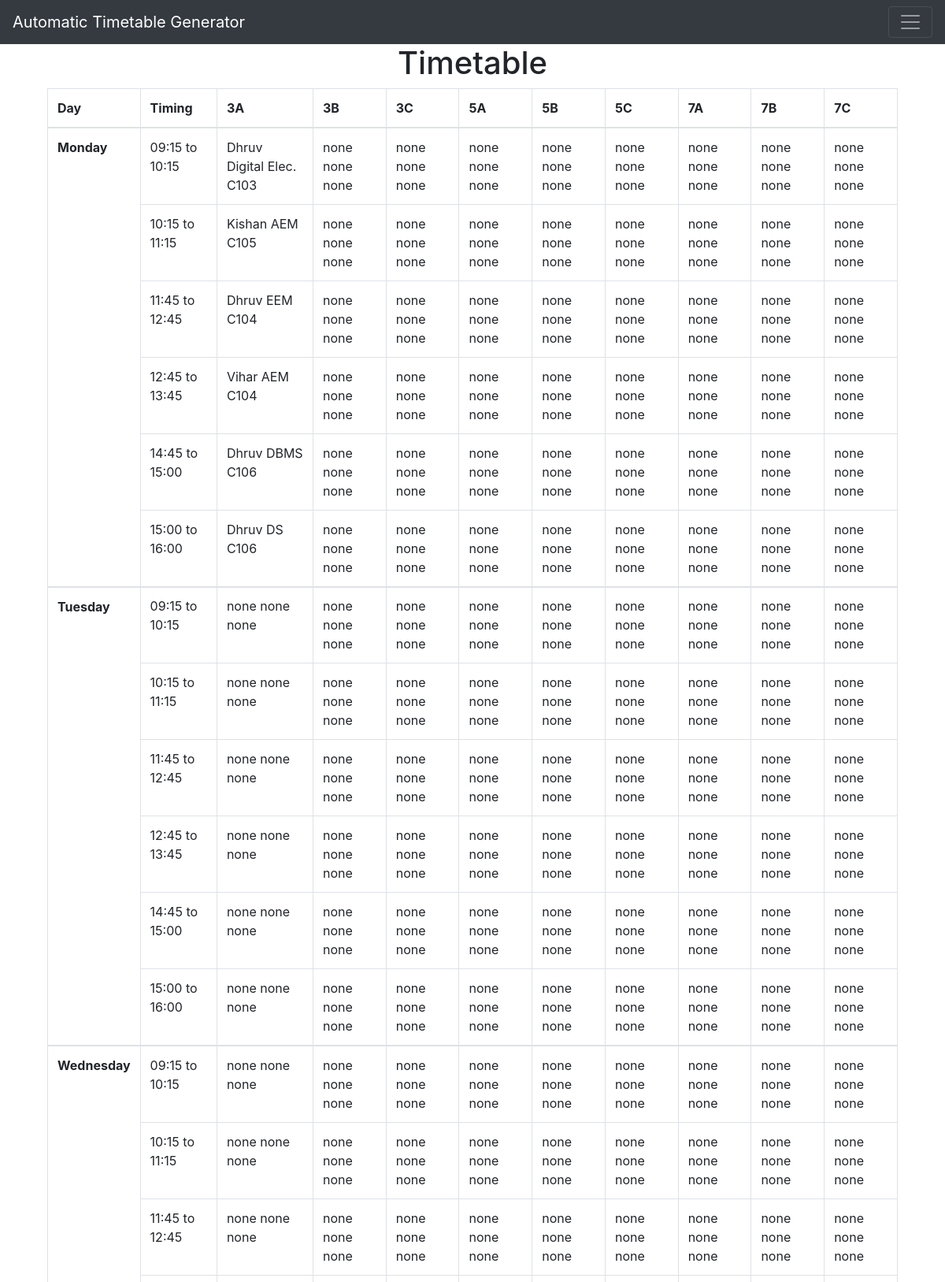
/view (upper part), run on the app's committed database.
### app.py (models this page shows, shortened)
class Time(db.Model):
    time_id = db.Column(db.Integer, primary_key=True)
    lec1 = db.Column(db.String(10), nullable=False, default='09:15')
    lec2 = db.Column(db.String(10), nullable=False, default='10:15')
    lec3 = db.Column(db.String(10), nullable=False, default='11:45')
    lec4 = db.Column(db.String(10), nullable=False, default='12:45')
    lec5 = db.Column(db.String(10), nullable=False, default='14:00')
    lec6 = db.Column(db.String(10), nullable=False, default='15:00')
    end_time = db.Column(db.String(10), nullable=False, default='11:15')
    recess1 = db.Column(db.String(10), nullable=False, default='13:45')
    recess2 = db.Column(db.String(10), nullable=False, default='16:00')

class Monday(db.Model):
    m_id = db.Column(db.Integer, primary_key=True)
    aclass3 = db.Column(db.String(40), nullable=False, default='none')
    afaculty3 = db.Column(db.String(40), nullable=False, default='none')
    asubject3 = db.Column(db.String(40), nullable=False, default='none')
    bclass3 = db.Column(db.String(40), nullable=False, default='none')
    bfaculty3 = db.Column(db.String(40), nullable=False, default='none')
    bsubject3 = db.Column(db.String(40), nullable=False, default='none')
    cclass3 = db.Column(db.String(40), nullable=False, default='none')
    cfaculty3 = db.Column(db.String(40), nullable=False, default='none')
    csubject3 = db.Column(db.String(40), nullable=False, default='none')
    aclass5 = db.Column(db.String(40), nullable=False, default='none')
    afaculty5 = db.Column(db.String(40), nullable=False, default='none')
    asubject5 = db.Column(db.String(40), nullable=False, default='none')
    bclass5= db.Column(db.String(40), nullable=False, default='none')
    bfaculty5= db.Column(db.String(40), nullable=False, default='none')
    bsubject5= db.Column(db.String(40), nullable=False, default='none')
    cclass5= db.Column(db.String(40), nullable=False, default='none')
    cfaculty5= db.Column(db.String(40), nullable=False, default='none')
    csubject5= db.Column(db.String(40), nullable=False, default='none')
    aclass7 = db.Column(db.String(40), nullable=False, default='none')
    afaculty7 = db.Column(db.String(40), nullable=False, default='none')
    asubject7 = db.Column(db.String(40), nullable=False, default='none')
    bclass7 = db.Column(db.String(40), nullable=False, default='none')
    bfaculty7 = db.Column(db.String(40), nullable=False, default='none')
    bsubject7 = db.Column(db.String(40), nullable=False, default='none')
    cclass7 = db.Column(db.String(40), nullable=False, default='none')
    cfaculty7 = db.Column(db.String(40), nullable=False, default='none')
    csubject7 = db.Column(db.String(40), nullable=False, default='none')

class Tuesday(db.Model):
    t_id = db.Column(db.Integer, primary_key=True)
    aclass3 = db.Column(db.String(40), nullable=False, default='none')
    afaculty3 = db.Column(db.String(40), nullable=False, default='none')
    asubject3 = db.Column(db.String(40), nullable=False, default='none')
    bclass3 = db.Column(db.String(40), nullable=False, default='none')
    bfaculty3 = db.Column(db.String(40), nullable=False, default='none')
    bsubject3 = db.Column(db.String(40), nullable=False, default='none')
    cclass3 = db.Column(db.String(40), nullable=False, default='none')
    cfaculty3 = db.Column(db.String(40), nullable=False, default='none')
    csubject3 = db.Column(db.String(40), nullable=False, default='none')
    aclass5 = db.Column(db.String(40), nullable=False, default='none')
    afaculty5 = db.Column(db.String(40), nullable=False, default='none')
    asubject5 = db.Column(db.String(40), nullable=False, default='none')
    bclass5= db.Column(db.String(40), nullable=False, default='none')
    bfaculty5= db.Column(db.String(40), nullable=False, default='none')
    bsubject5= db.Column(db.String(40), nullable=False, default='none')
    cclass5= db.Column(db.String(40), nullable=False, default='none')
    cfaculty5= db.Column(db.String(40), nullable=False, default='none')
    csubject5= db.Column(db.String(40), nullable=False, default='none')
    aclass7 = db.Column(db.String(40), nullable=False, default='none')
    afaculty7 = db.Column(db.String(40), nullable=False, default='none')
    asubject7 = db.Column(db.String(40), nullable=False, default='none')
    bclass7 = db.Column(db.String(40), nullable=False, default='none')
    bfaculty7 = db.Column(db.String(40), nullable=False, default='none')
    bsubject7 = db.Column(db.String(40), nullable=False, default='none')
    cclass7 = db.Column(db.String(40), nullable=False, default='none')
    cfaculty7 = db.Column(db.String(40), nullable=False, default='none')
    csubject7 = db.Column(db.String(40), nullable=False, default='none')

class Wednesday(db.Model):
    w_id = db.Column(db.Integer, primary_key=True)
    aclass3 = db.Column(db.String(40), nullable=False, default='none')
    afaculty3 = db.Column(db.String(40), nullable=False, default='none')
    asubject3 = db.Column(db.String(40), nullable=False, default='none')
    bclass3 = db.Column(db.String(40), nullable=False, default='none')
    bfaculty3 = db.Column(db.String(40), nullable=False, default='none')
    bsubject3 = db.Column(db.String(40), nullable=False, default='none')
    cclass3 = db.Column(db.String(40), nullable=False, default='none')
    cfaculty3 = db.Column(db.String(40), nullable=False, default='none')
    csubject3 = db.Column(db.String(40), nullable=False, default='none')
    aclass5 = db.Column(db.String(40), nullable=False, default='none')
    afaculty5 = db.Column(db.String(40), nullable=False, default='none')
    asubject5 = db.Column(db.String(40), nullable=False, default='none')
    bclass5= db.Column(db.String(40), nullable=False, default='none')
    bfaculty5= db.Column(db.String(40), nullable=False, default='none')
    bsubject5= db.Column(db.String(40), nullable=False, default='none')
    cclass5= db.Column(db.String(40), nullable=False, default='none')
    cfaculty5= db.Column(db.String(40), nullable=False, default='none')
    csubject5= db.Column(db.String(40), nullable=False, default='none')
    aclass7 = db.Column(db.String(40), nullable=False, default='none')
    afaculty7 = db.Column(db.String(40), nullable=False, default='none')
    asubject7 = db.Column(db.String(40), nullable=False, default='none')
    bclass7 = db.Column(db.String(40), nullable=False, default='none')
    bfaculty7 = db.Column(db.String(40), nullable=False, default='none')
    bsubject7 = db.Column(db.String(40), nullable=False, default='none')
    cclass7 = db.Column(db.String(40), nullable=False, default='none')
    cfaculty7 = db.Column(db.String(40), nullable=False, default='none')
    csubject7 = db.Column(db.String(40), nullable=False, default='none')

### app.py (the view)
@app.route('/view', methods=['GET','POST'])
def view():
    timing = Time.query.order_by(Time.time_id).all()
    monday_subjects = Monday.query.order_by(Monday.m_id).all()
    tuesday_subjects = Tuesday.query.order_by(Tuesday.t_id).all()
    wednesday_subjects = Wednesday.query.order_by(Wednesday.w_id).all()
    thursday_subjects = Thursday.query.order_by(Thursday.th_id).all()
    friday_subjects = Friday.query.order_by(Friday.f_id).all()
    return render_template('view.html', mondays = monday_subjects, tuesdays = tuesday_subjects, wednesdays = wednesday_subjects , thursdays = thursday_subjects, fridays = friday_subjects, times = timing)

### templates/view.html (shortened to what this page needs)
{% extends 'base.html' %}
{% block body %}
<div class="container">
    <h1 style="text-align:center" >Timetable</h1>
</div>
<form action="/view" method="post">
    <div class="container">
        <table class="table table-bordered">
            <thead>
              <tr>
                <th>Day</th>
                <th>Timing</th>
                <th>3A</th>
                <th>3B</th>
                <th>3C</th>
                <th>5A</th>
                <th>5B</th>
                <th>5C</th>
                <th>7A</th>
                <th>7B</th>
                <th>7C</th>
              </tr>
            </thead>
            <tbody>
                {% set counter = times|length - 1 %}
                <th rowspan="7">Monday</th>
                {% for monday in mondays %}
                <tr>
                    {% if loop.index0 == 0 %}
                        <td>{{times[counter].lec1}} to {{times[counter].lec2}}</td>
                    {% elif loop.index0 == 1 %}
                        <td>{{times[counter].lec2}} to {{times[counter].recess1}}</td>
                    {% elif loop.index0 == 2 %}
                        <td>{{times[counter].lec3}} to {{times[counter].lec4}}</td>
                    {% elif loop.index0 == 3 %}
                        <td>{{times[counter].lec4}} to {{times[counter].recess2}}</td>
                    {% elif loop.index0 == 4 %}
                        <td>{{times[counter].lec5}} to {{times[counter].lec6}}</td>
                    {% else %}
                        <td>{{times[counter].lec6}} to {{times[counter].end_time}} </td>
                    {% endif %}
                    <td>{{monday.afaculty3}} {{monday.asubject3}} {{monday.aclass3}} </td>
                    <td>{{monday.bfaculty3}} {{monday.bsubject3}} {{monday.bclass3}}</td>
                    <td>{{monday.cfaculty3}} {{monday.csubject3}} {{monday.cclass3}} </td>
                    <td>{{monday.afaculty5}} {{monday.asubject5}} {{monday.aclass5}}</td>
                    <td>{{monday.bfaculty5}} {{monday.bsubject5}} {{monday.bclass5}} </td>
                    <td>{{monday.cfaculty5}} {{monday.csubject5}} {{monday.cclass5}}</td>
                    <td>{{monday.afaculty7}} {{monday.asubject7}} {{monday.aclass7}} </td>
                    <td>{{monday.bfaculty7}} {{monday.bsubject7}} {{monday.bclass7}}</td>
                    <td>{{monday.bfaculty7}} {{monday.bsubject7}} {{monday.bclass7}}</td>
                </tr>
                {% endfor %}
            </tbody>
            <tbody>
                <th rowspan="7">Tuesday</th>
                {% for tuesday in tuesdays %}
                <tr>
                    {% if loop.index0 == 0 %}
                        <td>{{times[counter].lec1}} to {{times[counter].lec2}}</td>
                    {% elif loop.index0 == 1 %}
                        <td>{{times[counter].lec2}} to {{times[counter].recess1}}</td>
                    {% elif loop.index0 == 2 %}
                        <td>{{times[counter].lec3}} to {{times[counter].lec4}}</td>
                    {% elif loop.index0 == 3 %}
                        <td>{{times[counter].lec4}} to {{times[counter].recess2}}</td>
                    {% elif loop.index0 == 4 %}
                        <td>{{times[counter].lec5}} to {{times[counter].lec6}}</td>
                    {% else %}
                        <td>{{times[counter].lec6}} to {{times[counter].end_time}} </td>
                    {% endif %}
                    <td>{{tuesday.afaculty3}} {{tuesday.asubject3}} {{tuesday.aclass3}} </td>
                    <td>{{tuesday.bfaculty3}} {{tuesday.bsubject3}} {{tuesday.bclass3}}</td>
                    <td>{{tuesday.cfaculty3}} {{tuesday.csubject3}} {{tuesday.cclass3}} </td>
                    <td>{{tuesday.afaculty5}} {{tuesday.asubject5}} {{tuesday.aclass5}}</td>
                    <td>{{tuesday.bfaculty5}} {{tuesday.bsubject5}} {{tuesday.bclass5}} </td>
                    <td>{{tuesday.cfaculty5}} {{tuesday.csubject5}} {{tuesday.cclass5}}</td>
                    <td>{{tuesday.afaculty7}} {{tuesday.asubject7}} {{tuesday.aclass7}} </td>
                    <td>{{tuesday.bfaculty7}} {{tuesday.bsubject7}} {{tuesday.bclass7}}</td>
                    <td>{{tuesday.bfaculty7}} {{tuesday.bsubject7}} {{tuesday.bclass7}}</td>
                </tr>
            {% endfor %}
            </tbody>
            <tbody>
                <th rowspan="7">Wednesday</th>
                {% for wednesday in wednesdays %}
                <tr>
                    {% if loop.index0 == 0 %}
                        <td>{{times[counter].lec1}} to {{times[counter].lec2}}</td>
                    {% elif loop.index0 == 1 %}
                        <td>{{times[counter].lec2}} to {{times[counter].recess1}}</td>
                    {% elif loop.index0 == 2 %}
                        <td>{{times[counter].lec3}} to {{times[counter].lec4}}</td>
                    {% elif loop.index0 == 3 %}
                        <td>{{times[counter].lec4}} to {{times[counter].recess2}}</td>
                    {% elif loop.index0 == 4 %}
                        <td>{{times[counter].lec5}} to {{times[counter].lec6}}</td>
                    {% else %}
                        <td>{{times[counter].lec6}} to {{times[counter].end_time}} </td>
                    {% endif %}
                    <td>{{wednesday.afaculty3}} {{wednesday.asubject3}} {{wednesday.aclass3}} </td>
                    <td>{{wednesday.bfaculty3}} {{wednesday.bsubject3}} {{wednesday.bclass3}}</td>
                    <td>{{wednesday.cfaculty3}} {{wednesday.csubject3}} {{wednesday.cclass3}} </td>
                    <td>{{wednesday.afaculty5}} {{wednesday.asubject5}} {{wednesday.aclass5}}</td>
                    <td>{{wednesday.bfaculty5}} {{wednesday.bsubject5}} {{wednesday.bclass5}} </td>
                    <td>{{wednesday.cfaculty5}} {{wednesday.csubject5}} {{wednesday.cclass5}}</td>
                    <td>{{wednesday.afaculty7}} {{wednesday.asubject7}} {{wednesday.aclass7}} </td>
                    <td>{{wednesday.bfaculty7}} {{wednesday.bsubject7}} {{wednesday.bclass7}}</td>
                    <td>{{wednesday.bfaculty7}} {{wednesday.bsubject7}} {{wednesday.bclass7}}</td>
                </tr>
            {% endfor %}
            </tbody>
    </div>
{% endblock %}

### static/css/main.css (style rules this page uses)
body { font-family: Helvetica; }

### data on the page
Monday: afaculty3 "Dhruv", asubject3 "Digital Elec.", aclass3 "C103", bfaculty3 "none", bsubject3 "none", bclass3 "none", cfaculty3 "none", csubject3 "none", cclass3 "none", afaculty5 "none", asubject5 "none", aclass5 "none", bfaculty5 "none", bsubject5 "none", bclass5 "none", cfaculty5 "none", csubject5 "none", cclass5 "none", afaculty7 "none", asubject7 "none", aclass7 "none", bfaculty7 "none", bsubject7 "none", bclass7 "none"
Time: lec1 "09:15", lec2 "10:15", recess1 "11:15", lec3 "11:45", lec4 "12:45", recess2 "13:45", lec5 "14:45", lec6 "15:00", end_time "16:00"
Monday: afaculty3 "Kishan", asubject3 "AEM", aclass3 "C105", bfaculty3 "none", bsubject3 "none", bclass3 "none", cfaculty3 "none", csubject3 "none", cclass3 "none", afaculty5 "none", asubject5 "none", aclass5 "none", bfaculty5 "none", bsubject5 "none", bclass5 "none", cfaculty5 "none", csubject5 "none", cclass5 "none", afaculty7 "none", asubject7 "none", aclass7 "none", bfaculty7 "none", bsubject7 "none", bclass7 "none"
Monday: afaculty3 "Dhruv", asubject3 "EEM", aclass3 "C104", bfaculty3 "none", bsubject3 "none", bclass3 "none", cfaculty3 "none", csubject3 "none", cclass3 "none", afaculty5 "none", asubject5 "none", aclass5 "none", bfaculty5 "none", bsubject5 "none", bclass5 "none", cfaculty5 "none", csubject5 "none", cclass5 "none", afaculty7 "none", asubject7 "none", aclass7 "none", bfaculty7 "none", bsubject7 "none", bclass7 "none"
Monday: afaculty3 "Vihar", asubject3 "AEM", aclass3 "C104", bfaculty3 "none", bsubject3 "none", bclass3 "none", cfaculty3 "none", csubject3 "none", cclass3 "none", afaculty5 "none", asubject5 "none", aclass5 "none", bfaculty5 "none", bsubject5 "none", bclass5 "none", cfaculty5 "none", csubject5 "none", cclass5 "none", afaculty7 "none", asubject7 "none", aclass7 "none", bfaculty7 "none", bsubject7 "none", bclass7 "none"
Monday: afaculty3 "Dhruv", asubject3 "DBMS", aclass3 "C106", bfaculty3 "none", bsubject3 "none", bclass3 "none", cfaculty3 "none", csubject3 "none", cclass3 "none", afaculty5 "none", asubject5 "none", aclass5 "none", bfaculty5 "none", bsubject5 "none", bclass5 "none", cfaculty5 "none", csubject5 "none", cclass5 "none", afaculty7 "none", asubject7 "none", aclass7 "none", bfaculty7 "none", bsubject7 "none", bclass7 "none"
Monday: afaculty3 "Dhruv", asubject3 "DS", aclass3 "C106", bfaculty3 "none", bsubject3 "none", bclass3 "none", cfaculty3 "none", csubject3 "none", cclass3 "none", afaculty5 "none", asubject5 "none", aclass5 "none", bfaculty5 "none", bsubject5 "none", bclass5 "none", cfaculty5 "none", csubject5 "none", cclass5 "none", afaculty7 "none", asubject7 "none", aclass7 "none", bfaculty7 "none", bsubject7 "none", bclass7 "none"
Tuesday: afaculty3 "none", asubject3 "none", aclass3 "none", bfaculty3 "none", bsubject3 "none", bclass3 "none", cfaculty3 "none", csubject3 "none", cclass3 "none", afaculty5 "none", asubject5 "none", aclass5 "none", bfaculty5 "none", bsubject5 "none", bclass5 "none", cfaculty5 "none", csubject5 "none", cclass5 "none", afaculty7 "none", asubject7 "none", aclass7 "none", bfaculty7 "none", bsubject7 "none", bclass7 "none"
Tuesday: afaculty3 "none", asubject3 "none", aclass3 "none", bfaculty3 "none", bsubject3 "none", bclass3 "none", cfaculty3 "none", csubject3 "none", cclass3 "none", afaculty5 "none", asubject5 "none", aclass5 "none", bfaculty5 "none", bsubject5 "none", bclass5 "none", cfaculty5 "none", csubject5 "none", cclass5 "none", afaculty7 "none", asubject7 "none", aclass7 "none", bfaculty7 "none", bsubject7 "none", bclass7 "none"
Tuesday: afaculty3 "none", asubject3 "none", aclass3 "none", bfaculty3 "none", bsubject3 "none", bclass3 "none", cfaculty3 "none", csubject3 "none", cclass3 "none", afaculty5 "none", asubject5 "none", aclass5 "none", bfaculty5 "none", bsubject5 "none", bclass5 "none", cfaculty5 "none", csubject5 "none", cclass5 "none", afaculty7 "none", asubject7 "none", aclass7 "none", bfaculty7 "none", bsubject7 "none", bclass7 "none"
Tuesday: afaculty3 "none", asubject3 "none", aclass3 "none", bfaculty3 "none", bsubject3 "none", bclass3 "none", cfaculty3 "none", csubject3 "none", cclass3 "none", afaculty5 "none", asubject5 "none", aclass5 "none", bfaculty5 "none", bsubject5 "none", bclass5 "none", cfaculty5 "none", csubject5 "none", cclass5 "none", afaculty7 "none", asubject7 "none", aclass7 "none", bfaculty7 "none", bsubject7 "none", bclass7 "none"
Tuesday: afaculty3 "none", asubject3 "none", aclass3 "none", bfaculty3 "none", bsubject3 "none", bclass3 "none", cfaculty3 "none", csubject3 "none", cclass3 "none", afaculty5 "none", asubject5 "none", aclass5 "none", bfaculty5 "none", bsubject5 "none", bclass5 "none", cfaculty5 "none", csubject5 "none", cclass5 "none", afaculty7 "none", asubject7 "none", aclass7 "none", bfaculty7 "none", bsubject7 "none", bclass7 "none"
Tuesday: afaculty3 "none", asubject3 "none", aclass3 "none", bfaculty3 "none", bsubject3 "none", bclass3 "none", cfaculty3 "none", csubject3 "none", cclass3 "none", afaculty5 "none", asubject5 "none", aclass5 "none", bfaculty5 "none", bsubject5 "none", bclass5 "none", cfaculty5 "none", csubject5 "none", cclass5 "none", afaculty7 "none", asubject7 "none", aclass7 "none", bfaculty7 "none", bsubject7 "none", bclass7 "none"
Wednesday: afaculty3 "none", asubject3 "none", aclass3 "none", bfaculty3 "none", bsubject3 "none", bclass3 "none", cfaculty3 "none", csubject3 "none", cclass3 "none", afaculty5 "none", asubject5 "none", aclass5 "none", bfaculty5 "none", bsubject5 "none", bclass5 "none", cfaculty5 "none", csubject5 "none", cclass5 "none", afaculty7 "none", asubject7 "none", aclass7 "none", bfaculty7 "none", bsubject7 "none", bclass7 "none"
Wednesday: afaculty3 "none", asubject3 "none", aclass3 "none", bfaculty3 "none", bsubject3 "none", bclass3 "none", cfaculty3 "none", csubject3 "none", cclass3 "none", afaculty5 "none", asubject5 "none", aclass5 "none", bfaculty5 "none", bsubject5 "none", bclass5 "none", cfaculty5 "none", csubject5 "none", cclass5 "none", afaculty7 "none", asubject7 "none", aclass7 "none", bfaculty7 "none", bsubject7 "none", bclass7 "none"
Wednesday: afaculty3 "none", asubject3 "none", aclass3 "none", bfaculty3 "none", bsubject3 "none", bclass3 "none", cfaculty3 "none", csubject3 "none", cclass3 "none", afaculty5 "none", asubject5 "none", aclass5 "none", bfaculty5 "none", bsubject5 "none", bclass5 "none", cfaculty5 "none", csubject5 "none", cclass5 "none", afaculty7 "none", asubject7 "none", aclass7 "none", bfaculty7 "none", bsubject7 "none", bclass7 "none"
